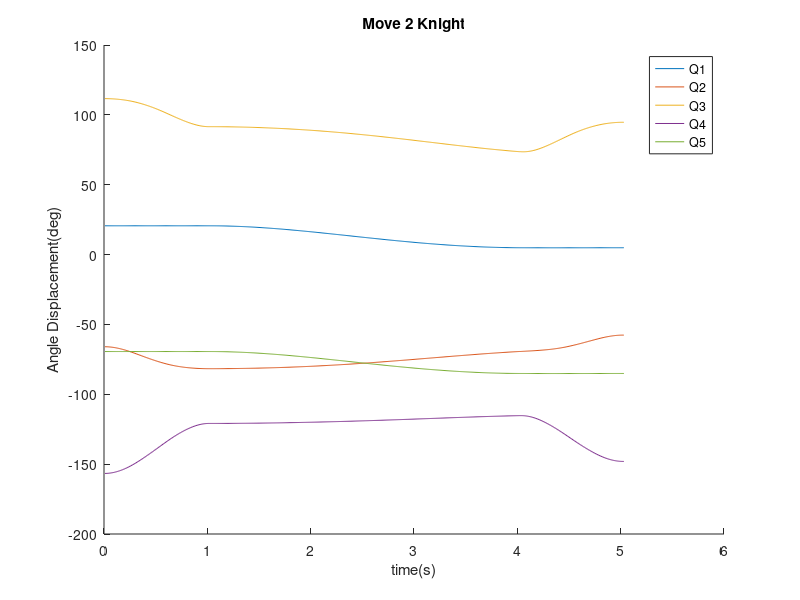

The MATLAB source for this figure:
close all
clear all 
clc
load('Move2_knight.mat')
t = 0.01:0.01:5.03;
figure;
hold on
for i = 1:5
    plot(t,record(i,:));
end
title('Move 2 Knight')
xlabel('time(s)')
ylabel('Angle Displacement(deg)')
legend('Q1','Q2','Q3','Q4','Q5')